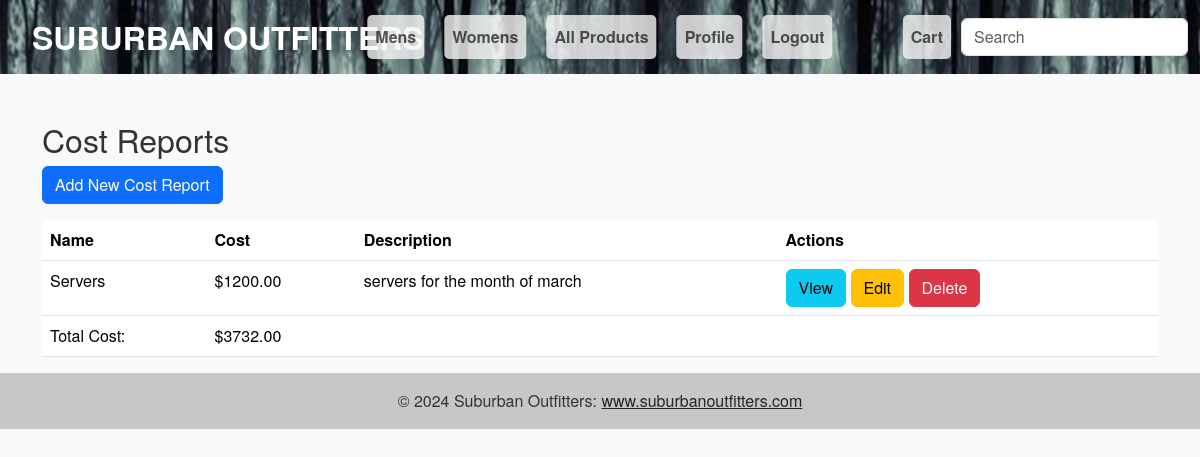
The app's page /customers/cost_reports/, older data.
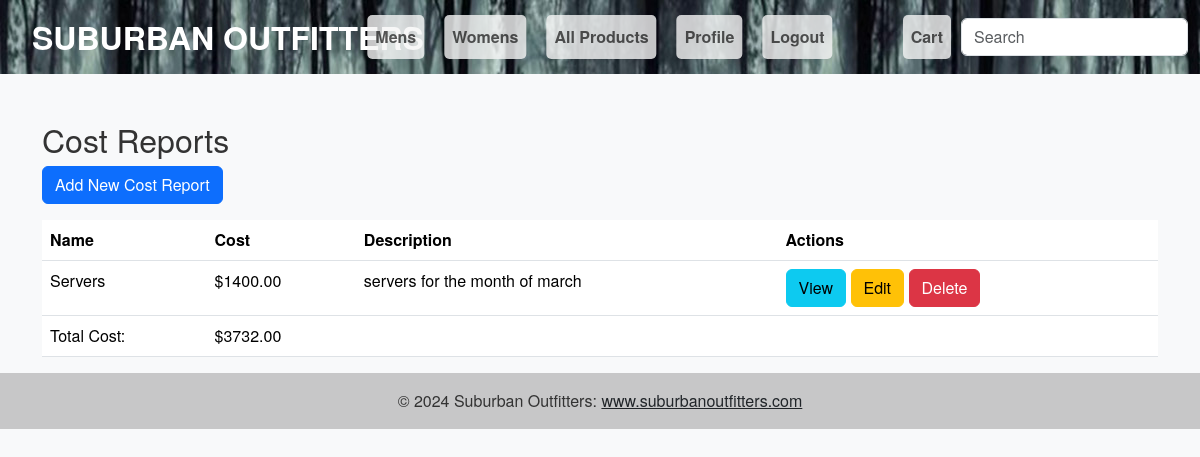
The same page, newer data.
### customer/models.py (models this page shows, shortened)
class CostReport(models.Model):
    name = models.CharField(max_length=255)
    cost = models.DecimalField(max_digits=10, decimal_places=2)
    description = models.TextField()

### customer/views.py (the view)
# urls.py: path('cost_reports/', CostReportList.as_view(), name='cost_report_list'),
class CostReportList(ListView):
    model = CostReport
    template_name = 'cost_report_list.html'
    context_object_name = 'cost_reports'

### customer/context_processors.py (called while the page is built)
def categories(request):
    return {
        'categories': Category.objects.all()
    }

### templates/cost_report_list.html
{% extends "base.html" %}
{% block content %}
<div class="container mt-5">
    <h2>Cost Reports</h2>
    <a href="{% url 'cost_report_add' %}" class="btn btn-primary mb-3">Add New Cost Report</a>
    <table class="table">
        <thead>
            <tr>
                <th>Name</th>
                <th>Cost</th>
                <th>Description</th>
                <th>Actions</th>
            </tr>
        </thead>
        <tbody>
            {% for cost_report in cost_reports %}
            <tr>
                <td>{{ cost_report.name }}</td>
                <td class="cost-value">${{ cost_report.cost }}</td>
                <td>{{ cost_report.description }}</td>
                <td>
                    <a href="{% url 'cost_report_detail' cost_report.id %}" class="btn btn-info">View</a>
                    <a href="{% url 'cost_report_update' cost_report.id %}" class="btn btn-warning">Edit</a>
                    <a href="{% url 'cost_report_delete' cost_report.id %}" class="btn btn-danger">Delete</a>
                </td>
            </tr>
            {% empty %}
            <tr>
                <td colspan="4">No cost reports found.</td>
            </tr>
            {% endfor %}
        </tbody>
        <tfoot>
            <tr>
                <td>Total Cost:</td>
                <td id="totalCost" class="cost-value">$3732.00</td>
                <td></td>
                <td></td>
            </tr>
        </tfoot>
    </table>
</div>
{% endblock %}

Row changes from the older to the newer data that the page shows:
changed CostReport "Servers": cost "1200.00" → "1400.00"
